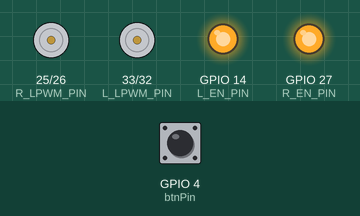
Recording of a sketch running on a simulated ESP32. Shown: motor-driver pin pairs drawn as motors (green arrow = first pin HIGH = forward, orange = second pin HIGH = backward, longer = more drive), output pins drawn as LEDs (lit = HIGH). Inputs (shaded band) come from the test bench; at power-on: GPIO 4 (btnPin) HIGH.

Above: at 1.2 s.
1.3 s: GPIO 4 (btnPin) pulled LOW for 1 s
3.8 s: GPIO 4 (btnPin) pulled LOW for 0.15 s
At 4.4 s:
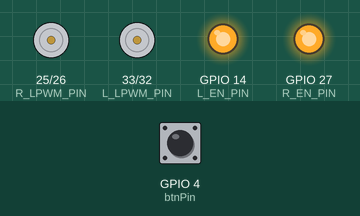
5.4 s: GPIO 4 (btnPin) pulled LOW for 3.2 s
At 7.1 s:
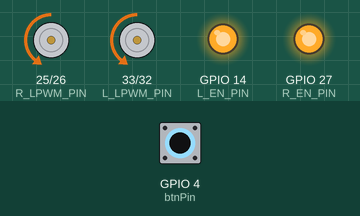
10.1 s: GPIO 4 (btnPin) pulled LOW for 3.2 s
At 10.9 s:
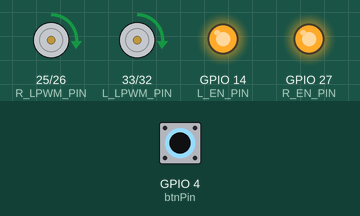
14.8 s: GPIO 4 (btnPin) driven LOW
At 15.6 s:
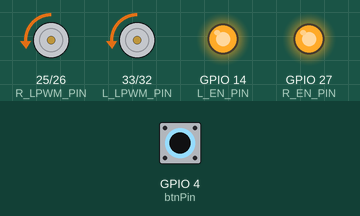
17.8 s: GPIO 4 (btnPin) driven HIGH
Timing chart, 0 to 20.3 s (numbered marks = the images above; inputs shaded):
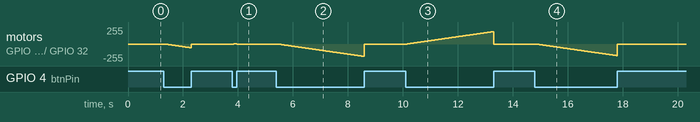

Measured:
- after the input at 3.8 s, motor on GPIO 25 (R_LPWM_PIN) / GPIO 26 (R_RPWM_PIN), motor on GPIO 33 (L_LPWM_PIN) / GPIO 32 (L_RPWM_PIN): rises from stopped to forward 6/255 in 0.08 s, then falls to stopped in 0.01 s
- after the input at 10.1 s, motor on GPIO 25 (R_LPWM_PIN) / GPIO 26 (R_RPWM_PIN), motor on GPIO 33 (L_LPWM_PIN) / GPIO 32 (L_RPWM_PIN): rises from stopped to forward 186/255 in 3.1 s, then falls to stopped in 0.02 s
- after the input at 14.8 s, motor on GPIO 25 (R_LPWM_PIN) / GPIO 26 (R_RPWM_PIN), motor on GPIO 33 (L_LPWM_PIN) / GPIO 32 (L_RPWM_PIN): moves from stopped to backward 174/255 over 2.9 s, starting after 0.05 s

The sketch:

check_motors.ino
```cpp
// --- Налаштування пінів ---
const int btnPin = 4; // Пін кнопки

// --- Піни Драйвера 1 (Правий) ---
#define R_EN_PIN 27
#define R_RPWM_PIN 26
#define R_LPWM_PIN 25

// --- Піни Драйвера 2 (Лівий) ---
#define L_EN_PIN 14
#define L_RPWM_PIN 32
#define L_LPWM_PIN 33

// Параметри ШІМ
const int pwmFreq = 20000;
const int pwmRes = 8;

// --- Змінні для логіки ---
bool lastBtnState = HIGH;      // Попередній стан кнопки
bool isForward = false;        // Напрямок руху (false - назад, true - вперед)
int currentSpeed = 0;          // Поточна швидкість (від 0 до 255)

unsigned long lastRampTime = 0; // Таймер для плавного розгону
const int rampDelay = 15;       // Швидкість розгону: +1 до швидкості кожні 15 мілісекунд
                               // (255 * 15 = ~3.8 секунди до максимальної швидкості)

void setup() {
  pinMode(btnPin, INPUT_PULLUP); // Кнопка підтягнута до плюса

  // Налаштовуємо піни активації та вмикаємо драйвери
  pinMode(R_EN_PIN, OUTPUT);
  pinMode(L_EN_PIN, OUTPUT);
  digitalWrite(R_EN_PIN, HIGH);
  digitalWrite(L_EN_PIN, HIGH);

  // Ініціалізуємо ШІМ для моторів (ESP32 Core 3.x.x)
  ledcAttach(R_RPWM_PIN, pwmFreq, pwmRes);
  ledcAttach(R_LPWM_PIN, pwmFreq, pwmRes);
  ledcAttach(L_RPWM_PIN, pwmFreq, pwmRes);
  ledcAttach(L_LPWM_PIN, pwmFreq, pwmRes);
}

void loop() {
  // Зчитуємо поточний стан кнопки (LOW = натиснута, HIGH = відпущена)
  bool btnState = digitalRead(btnPin);

  // --- 1. Відстежуємо момент "ЩОЙНО НАТИСНУЛИ" (Зміна напрямку) ---
  if (btnState == LOW && lastBtnState == HIGH) {
    isForward = !isForward;  // Змінюємо напрямок на протилежний
    currentSpeed = 0;        // Скидаємо швидкість до нуля
    delay(50);               // Антибрязкіт контактів (щоб одне натискання не зарахувалось як два)
  }

  // --- 2. Дія під час "УТРИМАННЯ" (Плавний розгін) ---
  if (btnState == LOW) {

    // Перевіряємо, чи пройшло достатньо часу для збільшення швидкості
    if (millis() - lastRampTime > rampDelay) {
      if (currentSpeed < 255) {
        currentSpeed++; // Збільшуємо швидкість на 1
      }
      lastRampTime = millis(); // Оновлюємо таймер
    }

    // Подаємо ШІМ на мотори залежно від обраного напрямку
    if (isForward) {
      // Їдемо вперед
      ledcWrite(R_LPWM_PIN, 0); ledcWrite(L_LPWM_PIN, 0); // Глушимо реверс
      ledcWrite(R_RPWM_PIN, currentSpeed); ledcWrite(L_RPWM_PIN, currentSpeed);
    } else {
      // Їдемо назад
      ledcWrite(R_RPWM_PIN, 0); ledcWrite(L_RPWM_PIN, 0); // Глушимо хід вперед
      ledcWrite(R_LPWM_PIN, currentSpeed); ledcWrite(L_LPWM_PIN, currentSpeed);
    }
  }

  // --- 3. Дія під час "ВІДПУСКАННЯ" (Миттєва зупинка) ---
  else {
    currentSpeed = 0; // Скидаємо швидкість

    // Вимикаємо всі канали ШІМ
    ledcWrite(R_RPWM_PIN, 0); ledcWrite(L_RPWM_PIN, 0);
    ledcWrite(R_LPWM_PIN, 0); ledcWrite(L_LPWM_PIN, 0);
  }

  // Запам'ятовуємо поточний стан кнопки для наступного циклу
  lastBtnState = btnState;

  delay(2); // Маленька затримка для стабільності роботи мікроконтролера
}
```
